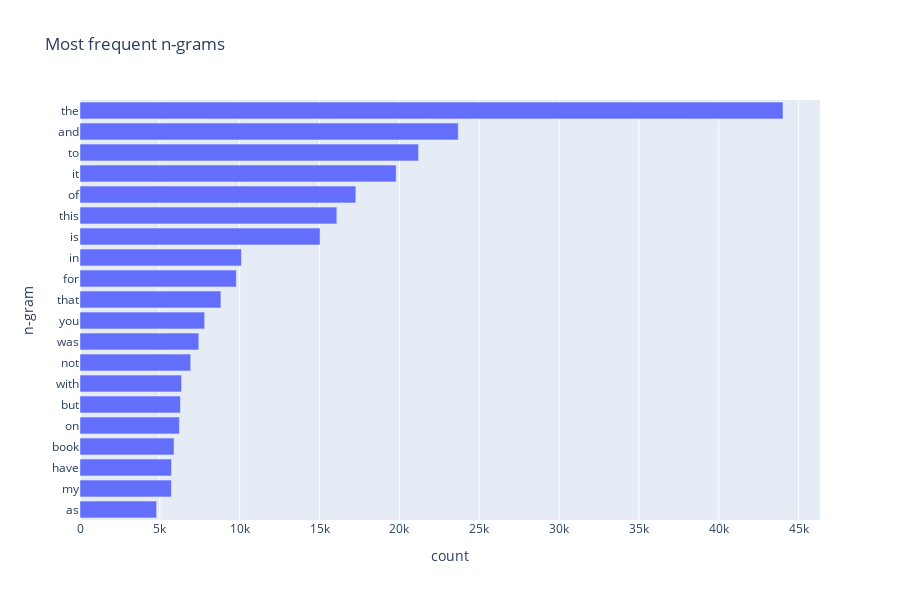

The cell this chart's notebook holds for it:
### Code cell
fts = cv.get_feature_names_out()
freq = cv.transform(df['text'])
gram_counts = np.array(freq.sum(0)).squeeze()

gram_counts_df = pd.DataFrame({'n-gram': [fts[i] for i in gram_counts.argsort()],
                               'count': sorted(gram_counts)})

px.bar(gram_counts_df[-20:], y='n-gram', x='count', title='Most frequent n-grams', orientation='h', height=600)

### Figure 1 — Plotly figure (JSON) as saved in the notebook; plotly's stock layout.template omitted (floating-point values rounded to 4 significant figures)
{"data": [{"alignmentgroup": "True", "hovertemplate": "count=%{x}<br>n-gram=%{y}<extra></extra>", "legendgroup": "", "marker": {"color": "#636efa", "pattern": {"shape": ""}}, "name": "", "offsetgroup": "", "orientation": "h", "showlegend": false, "textposition": "auto", "type": "bar", "x": [4796, 5724, 5728, 5887, 6224, 6287, 6361, 6932, 7438, 7805, 8823, 9787, 10109, 15031, 16082, 17272, 19799, 21197, 23685, 44021], "xaxis": "x", "y": ["as", "my", "have", "book", "on", "but", "with", "not", "was", "you", "that", "for", "in", "is", "this", "of", "it", "to", "and", "the"], "yaxis": "y"}], "layout": {"barmode": "relative", "height": 600, "legend": {"tracegroupgap": 0}, "title": {"text": "Most frequent n-grams"}, "xaxis": {"anchor": "y", "domain": [0, 1], "title": {"text": "count"}}, "yaxis": {"anchor": "x", "domain": [0, 1], "title": {"text": "n-gram"}}}}
